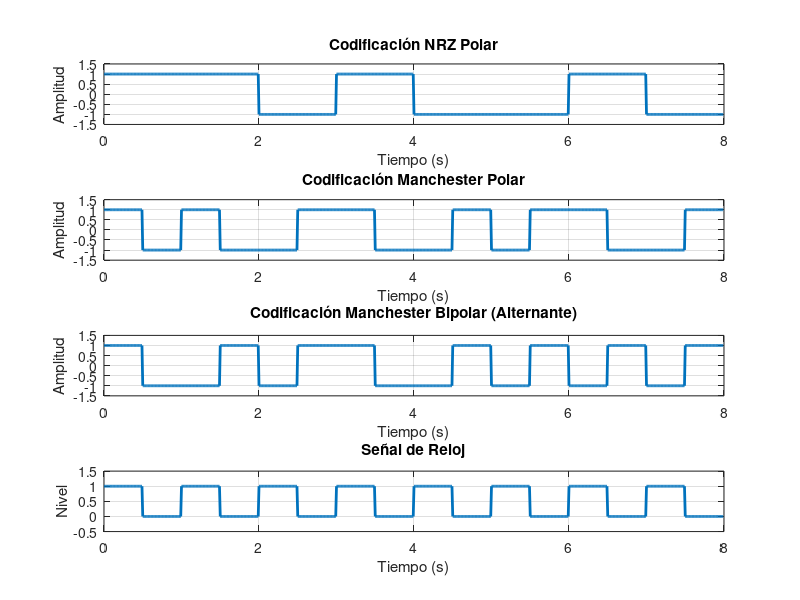

MATLAB code to generate this figure:
clc; clear; close all;

%% 1. Secuencia de bits
bits = [1 1 0 1 0 0 1 0];
N = length(bits);

%% 2. Parámetros
Tb = 1;                        % Duración del bit
fs = 100;                      % Frecuencia de muestreo
t = 0:1/fs:Tb - 1/fs;          % Tiempo por bit
half = length(t)/2;
time_total = 0:1/fs:N*Tb - 1/fs;

%% 3. Inicialización de señales
nrz_polar = [];
manchester_polar = [];
manchester_bipolar = [];
clock_signal = [];

%% Alternancia para bipolar
% comienza con +1
last_level = 1;  
for i = 1:N
    % --- NRZ Polar ---
    if bits(i) == 1
        nrz = ones(1, length(t));
    else
        nrz = -ones(1, length(t));
    end
    nrz_polar = [nrz_polar nrz];

    % --- Manchester Polar ---
    if bits(i) == 1
        mp = [ones(1, half), -ones(1, half)];  % 1 → alta a baja
    else
        mp = [-ones(1, half), ones(1, half)];  % 0 → baja a alta
    end
    manchester_polar = [manchester_polar mp];

    % --- Manchester Bipolar ---
    if bits(i) == 1
        level = last_level;
        mb = [level*ones(1, half), -level*ones(1, half)];
        %Cambiar signo
        last_level = -last_level;  
    else
        mb = [-ones(1, half), ones(1, half)];
    end
    manchester_bipolar = [manchester_bipolar mb];

    % --- Reloj ---
    clk = [ones(1, half), zeros(1, half)];
    clock_signal = [clock_signal clk];
end

figure;

subplot(4,1,1);
plot(time_total, nrz_polar, 'LineWidth', 2);
title('Codificación NRZ Polar');
xlabel('Tiempo (s)'); ylabel('Amplitud');
axis([0 N -1.5 1.5]); grid on;

subplot(4,1,2);
plot(time_total, manchester_polar, 'LineWidth', 2);
title('Codificación Manchester Polar');
xlabel('Tiempo (s)'); ylabel('Amplitud');
axis([0 N -1.5 1.5]); grid on;

subplot(4,1,3);
plot(time_total, manchester_bipolar, 'LineWidth', 2);
title('Codificación Manchester Bipolar (Alternante)');
xlabel('Tiempo (s)'); ylabel('Amplitud');
axis([0 N -1.5 1.5]); grid on;

subplot(4,1,4);
plot(time_total, clock_signal, 'LineWidth', 2);
title('Señal de Reloj');
xlabel('Tiempo (s)'); ylabel('Nivel');
axis([0 N -0.5 1.5]); grid on;
